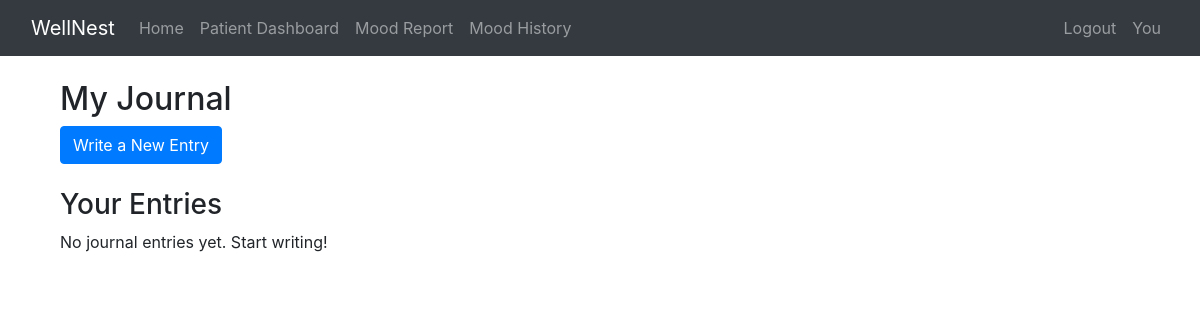
The page /journal/ (signed in) on the database as committed earlier.
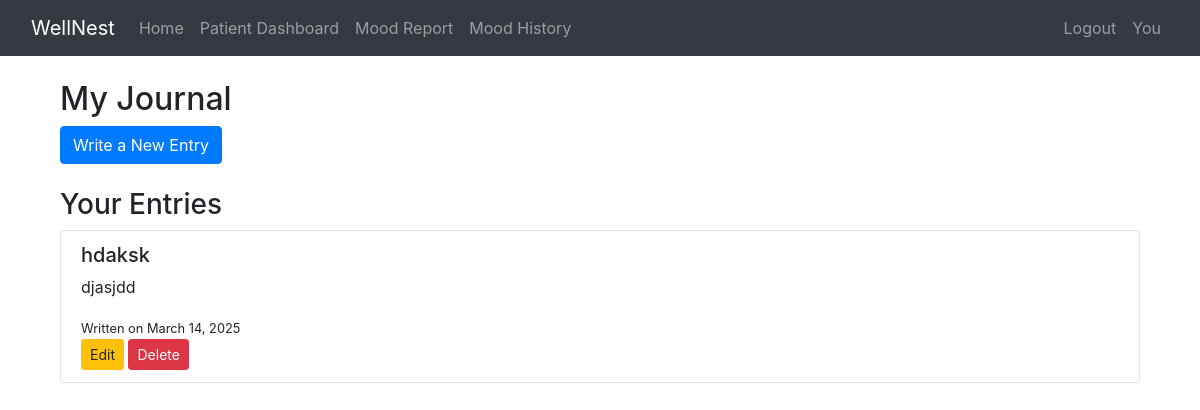
The same page on the database as committed later.
### website/models.py (models this page shows, shortened)
class JournalEntry(models.Model):
    user = models.ForeignKey(User, on_delete=models.CASCADE)
    title = models.CharField(max_length=255)
    content = models.TextField()
    sentiment_score = models.FloatField(default=0.0)
    created_at = models.DateTimeField(auto_now_add=True)

### website/views.py (the view)
# urls.py: path('journal/', views.journal_dashboard, name='journal_dashboard'),
@login_required
def journal_dashboard(request):
    entries = JournalEntry.objects.filter(user=request.user).order_by('-created_at')
    return render(request, 'journal/dashboard.html', {'entries': entries})

### website/templates/journal/dashboard.html
{% extends 'base.html' %}
{% block content %}
<div class="container">
    <h2>My Journal</h2>
    <a href="{% url 'create_journal_entry' %}" class="btn btn-primary">Write a New Entry</a>
    <h3 class="mt-4">Your Entries</h3>
    {% if entries %}
        <ul class="list-group">
            {% for entry in entries %}
                <li class="list-group-item">
                    <h5>{{ entry.title }}</h5>
                    <p>{{ entry.content|truncatewords:20 }}</p>
                    <small>Written on {{ entry.created_at|date:"F j, Y" }}</small><br>
                    <a href="{% url 'edit_journal_entry' entry.id %}" class="btn btn-sm btn-warning">Edit</a>
                    <a href="{% url 'delete_journal_entry' entry.id %}" class="btn btn-sm btn-danger">Delete</a>
                </li>
            {% endfor %}
        </ul>
    {% else %}
        <p>No journal entries yet. Start writing!</p>
    {% endif %}
</div>
{% endblock %}

Rows that differ between the two databases and show on the page:
added JournalEntry: title "hdaksk", content "djasjdd", created_at "March 14, 2025"
Other text that changed with them:
text no longer shown: "No journal entries yet. Start writing!"
